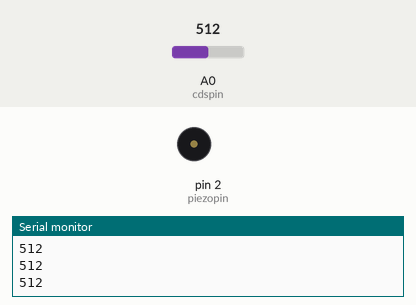
Recording of a sketch running on a simulated Arduino Uno, built with avr-gcc and run on an emulated ATmega328P. On the bench: buzzer (waves = sounding), the last lines printed to the serial monitor. Inputs (shaded band) come from the test bench; at power-on: A0 (cdspin) = 512.

Above: at 1.2 s.
1.3 s: A0 (cdspin) set to 693
2.8 s: A0 (cdspin) set to 716
At 2.9 s:
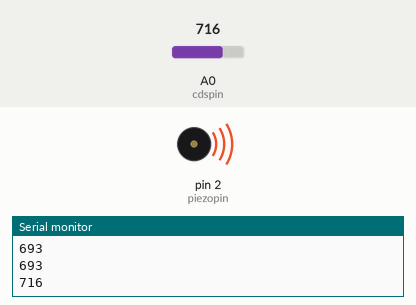
Timing chart, 0 to 11.8 s (numbered marks = the images above; inputs shaded):
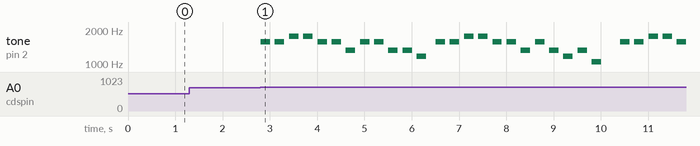

Measured:
- the behaviour switches between 700 and 701 on A0 (cdspin) (found by bisection; images 0 and 1)
- after the input at 2.8 s, tone on pin 2 (piezopin): plays 1568 Hz for 0.20 s, 1568 Hz for 0.20 s, 1760 Hz for 0.20 s, 1760 Hz for 0.20 s, 1568 Hz for 0.20 s, 1568 Hz for 0.20 s … (29 notes in this stretch), starting at once

The sketch:

temp_1.ino
```cpp
int C = 1047;
int D = 1175;
int E = 1319;
int F =  1397;
int G = 1568;
int A = 1760;
int B = 1976;

int piezopin = 2;
int cdspin = A0;
int tempo = 200;
int notes[25] = {G,G,A,A,G,G,E,G,G,E,E,D,G,G,A,A,G,G,E,G,E,D,E,C};

void setup() {
  // put your setup code here, to run once:
  Serial.begin(9600);
  pinMode(piezopin,OUTPUT);
}

void loop() {
  // put your main code here, to run repeatedly:
  int cdsValue =  analogRead(cdspin);
  Serial.println(cdsValue);
  if(cdsValue >700){
    for(int i =0;i<12;i++){
      tone(piezopin,notes[i],tempo);
      delay(300);
    }
    delay(100);

  for(int  i =12;i<25;i++){
    tone(piezopin, notes[i],tempo);
    delay(300);
  }
}
}
```
